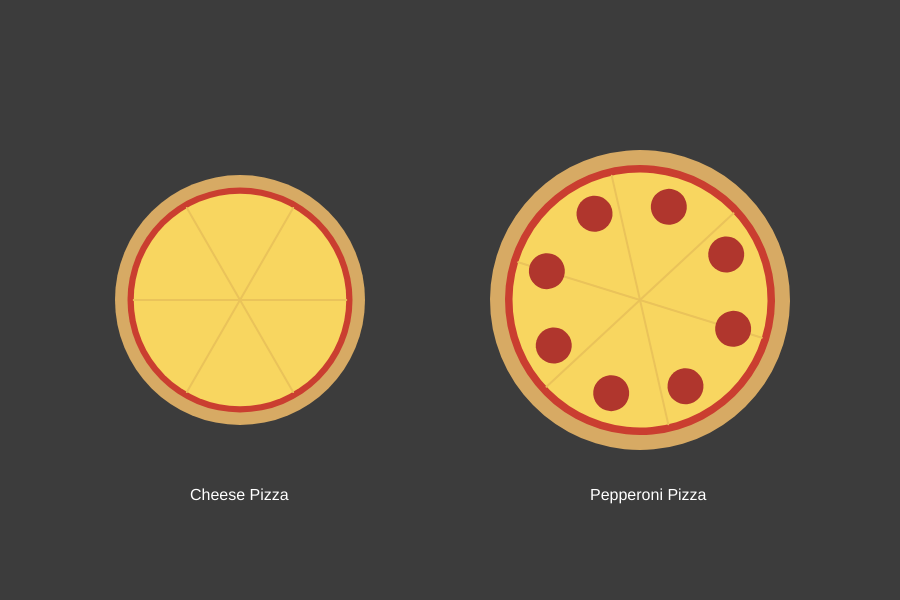
Frame 1 (no input)
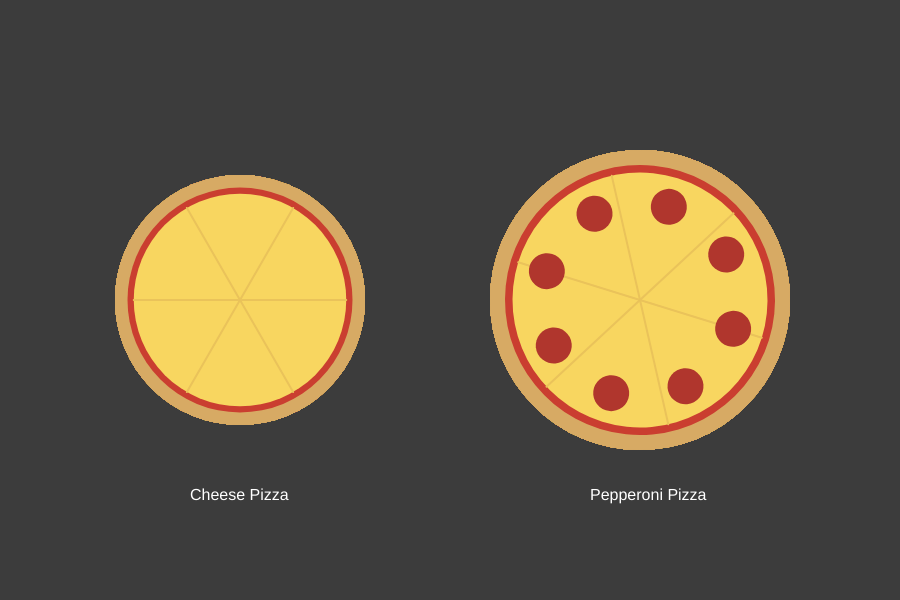
Frame 60 (no input)
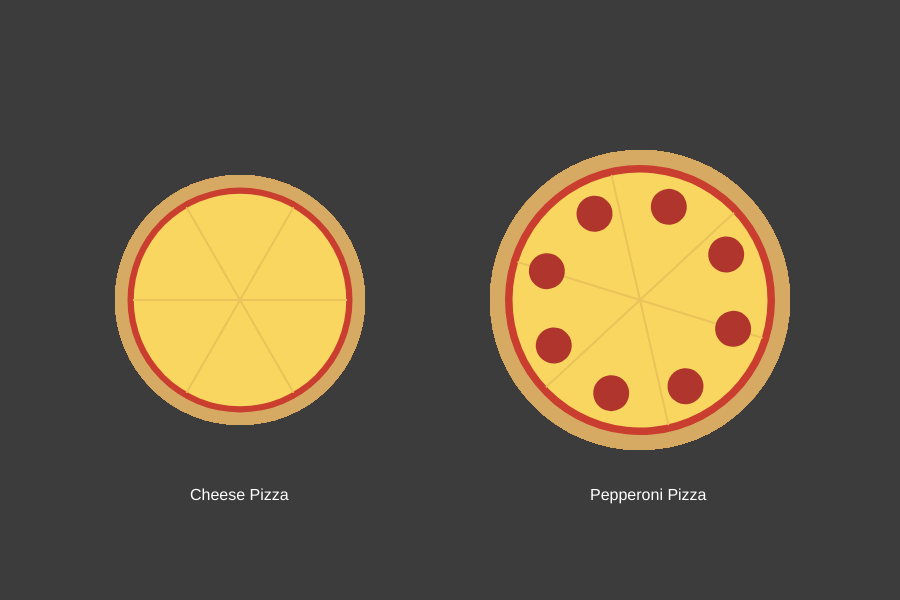
Frame 120 (the mouse pressed at the canvas centre since frame 60)

The p5.js sketch that drew these frames (run headless with seeded random() and noise() and a simulated clock; from frame 60 on, the mouse is pressed at the canvas centre):

// p5.js sketch
// ── sketch.js
// for this assignment, I planned to do a food factory that only makes pizza but serving many variations of pizza
// for example, there would be cheese pizza, pepperoni pizza, mushroom pizza, veggie pizza, and deluxe pizza
// each of these variants will come with their own lists of toppings except for cheese pizza
// for example, pepperoni pizza will come with pepperoni only, mushroom pizza will come with mushroom only
// veggie pizza will come with mushroom, onion, pepper, basil, and pineapple
// deluxe pizza will come with all of the toppinngs available
// for creating these variations, I created a Pizza class already to include some of the characteristics of pizza 
// I didn't include all necessary parameters in consturctor yet because for this week's in-progress I will only show the two classic pizzas as an example
// they are the classic cheese pizza and pepperoni pizza
// for constructor parameters, I included variant, size, toppingCount, x and y coordinate, and rotation. I think it is enough for now
// for next week, I'm thinking to do some randomization for topping count of each toppings used and randomization for the rotation of pizza
// pizza size will also be randomized to ensure diversity. I will draw much more variations of pizzas on canvas next week
// I am also thinking to add some interactions to the canvas by implementing mousePressed(), second() function, keyboard inputs, mouseX and mouseY

// declare different variants of pizza
let cheesePizza;
let pepperoniPizza;

function setup() {
  createCanvas(900, 600);
  background(60);
  
  // here I created two instances of the Pizza class. One for cheese pizza and one for pepperoni pizza
  // for each pizza instance, I passed on different values to their parameters accordingly
  // for example the variant will be cheese or pepperoni. Size, topping count, xy coordinate, and rotation all have their own values
  // this is very modular for creating variants and it is very scalable for next week if I am trying to do lots of variants and randomness
  cheesePizza = new Pizza("cheese", 250, 0, 240, 300, 0);
  pepperoniPizza = new Pizza ("pepperoni", 300, 8, 640, 300, 0.3);

  // this is for labeling the two pizzas on canvas
  noStroke();
  fill(255);
  textSize(16);
  text("Cheese Pizza", 190, 500);
  text("Pepperoni Pizza", 590, 500);
}

function draw() {
  // to drawn each pizza instance out on canvas, I called each instance and their corresponding displayPizza function to execute code inside displayPizza()
  cheesePizza.displayPizza();
  pepperoniPizza.displayPizza();
}

// I created the class called Pizza and assigned six parameters to the constructor so far so that each instance is able to adjust its own parameter to change their size, toppingCount, xy coordinate, and rotation
// after creating the constructor parameters, I assign those parameter values to each instance specific parameter so that each of the instance contains their unique parameter values
// this is the crucial step as it makes everything modular and scalable
class Pizza {
  constructor(variant, size, toppingCount, x, y, rotation) {
    this.variant = variant;
    this.size = size;
    this.toppingCount = toppingCount;
    this.x = x;
    this.y = y;
    this.rotation = rotation;
  }

  // inside the Pizza class, I created this function called displayPizza to execute anything that relates to each pizza instance's transformation and rendering, in order to make it appear on canvas
  displayPizza () {
    // I used push and pop here and wrapped all things inside is becuase I need to ensure the translation for each pizza instance will not affect the next pizza
    // put in other words, I want each pizza instance to follow the translation independently. This way it is much controllable and easier to manage
    push();
    translate(this.x, this.y); // center each pizza instance position at this.x and this.y
    rotate(this.rotation); // rotate each pizza instance by this.rotation in radians

    // after adjusting each pizza instance's transformation, it's now the time to draw the pizza's look. I did it layer by layer
    // the first layer is for the base crust. It will take this.size as its diameter since base crust is the outermost shape for pizza
    noStroke(); 
    fill(215, 170, 100);
    circle(0, 0, this.size);

    // the second layer is sauce layer, which is typically the inset of the base crust
    // so I drew another circle but with a smaller size, which shrinks by 0.9 times of the original size
    fill(202, 62, 48);
    circle(0, 0, this.size * 0.9);

    // the third layer is cheese layer, which is typically the inset of the sauce layer
    // so I drew another circle on top of it but with a smaller size, which shrinks by 0.85 times of the original size
    fill(248, 214, 96);
    circle(0, 0, this.size * 0.85);

    // to make it look more like a pizza instead of a pie, I decided to add some slice lines spreading around the center point
    stroke(234, 195, 90);
    strokeWeight(2);
    // because it is a repetitive task for generating these lines, I decided to use a for loop here to create 6 slice lines
    // for each spice line, it will start from the pizza center point and draw toward the cheese layer edge, which has a length of the sauce layer radius
    // each spice line will rotate in an increase offset by (i / 6) * 2PI radians, meaning that they will be spaced evenly across the span of the entire circle
    // here is also used the push and pop to separate each slice line transformation
    for (let i = 0; i < 6; i ++) {
      let rotationOffset = (i / 6) * TWO_PI;
      push();
      rotate(rotationOffset);
      line(0, 0, (this.size * 0.85) / 2, 0)
      pop();
    }

    // because different pizza variants have different looks and toppings, I created this if statement to isolate the pepperoni pizza and make only the pepperoni pizza execute the logics below
    if (this.variant == "pepperoni") {
      // to create the pepperoni, I first set the size of each one by multiplying the original size by 0.12, so it scales with the entire pizza
      let ringSize = this.size * 0.12;
      // then I used this for loop to create a maximum of toppingCount number of pepperoni
      // I used the same method as the for loop above to evenly space out the pepperoni across the circle
      // every logic used from the for loop above can directly apply to this for loop
      for (let j = 0; j < this.toppingCount; j++) {
        let rotationOffset2 = (j / this.toppingCount) * TWO_PI;
        noStroke();
        push();
        rotate(rotationOffset2);
        fill(176, 54, 45);   
        circle((this.size * 0.65) / 2, 0, ringSize);      
        pop();
      }
    }
    pop();
  }
}
